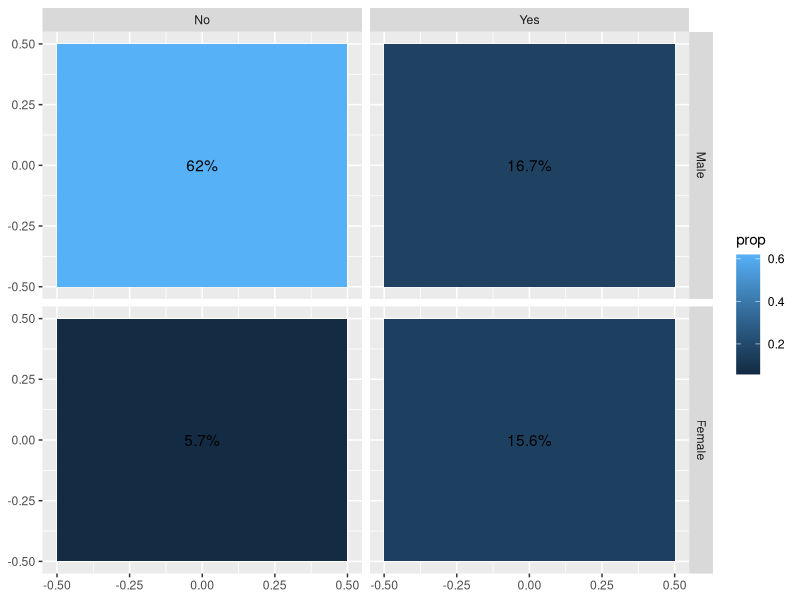
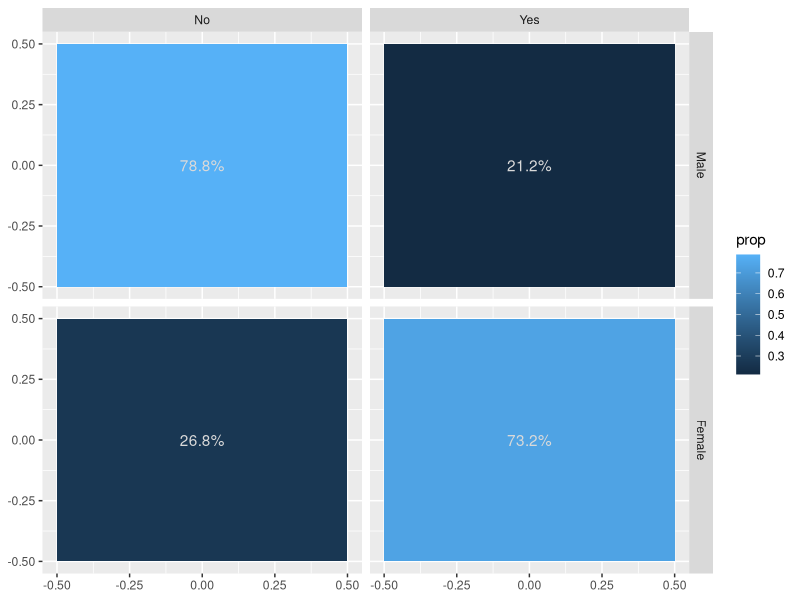
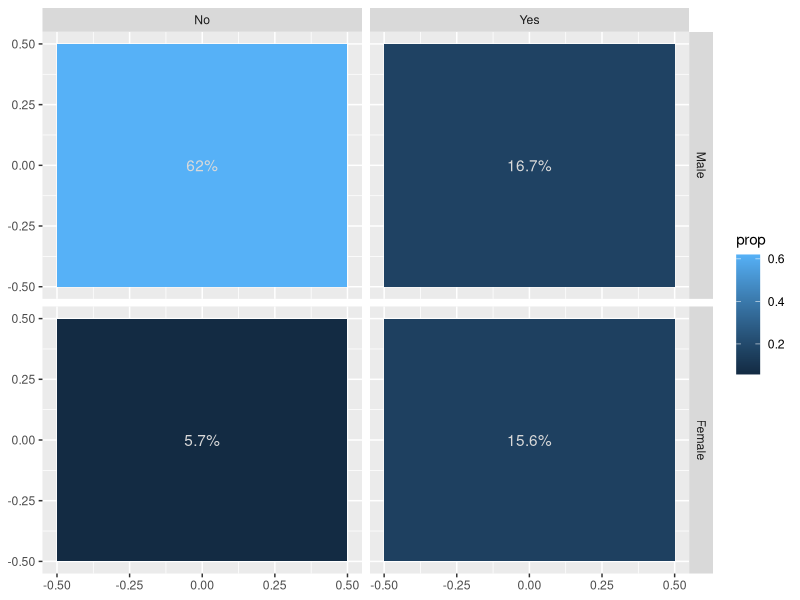
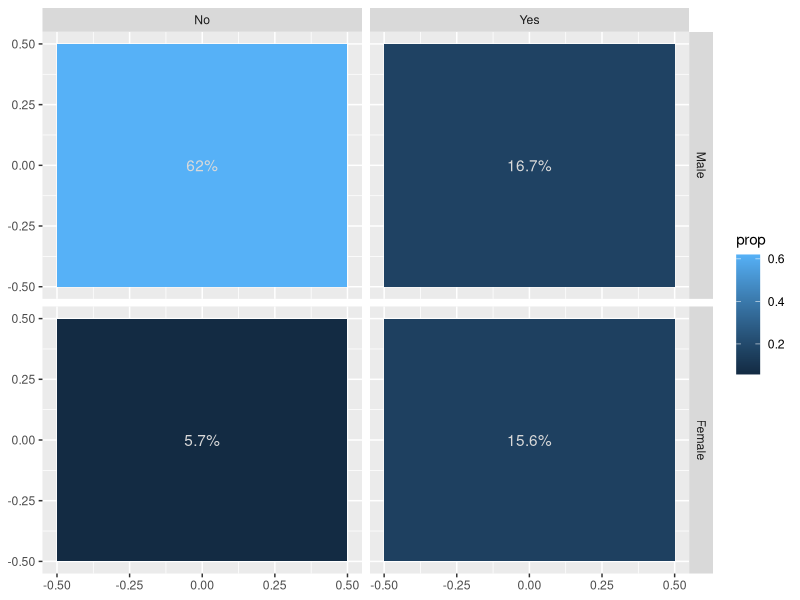
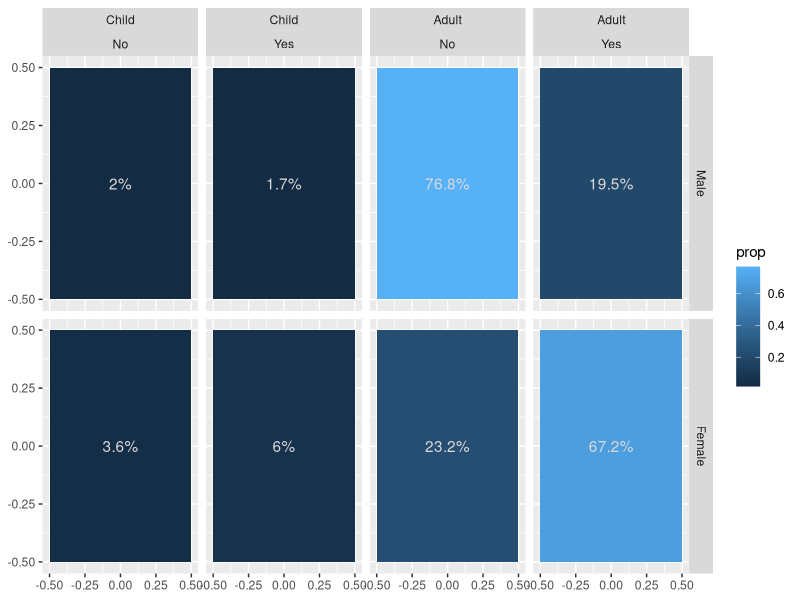
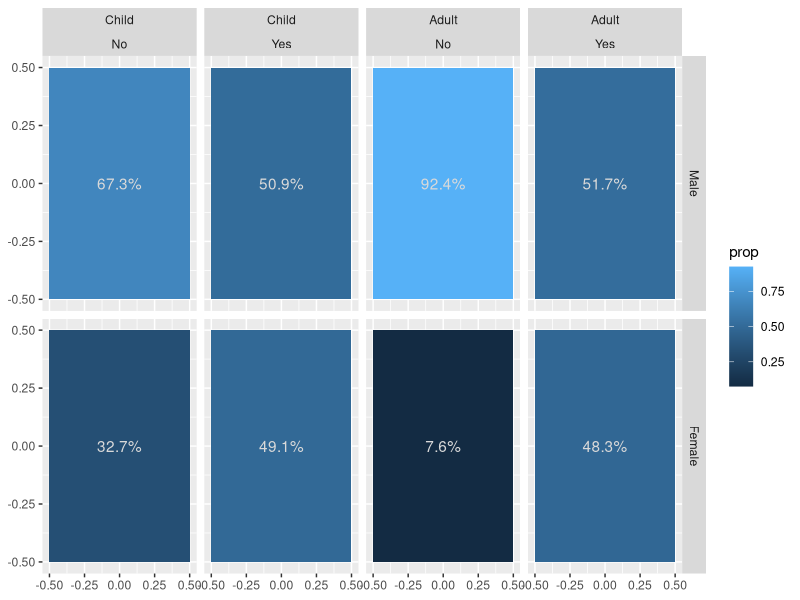
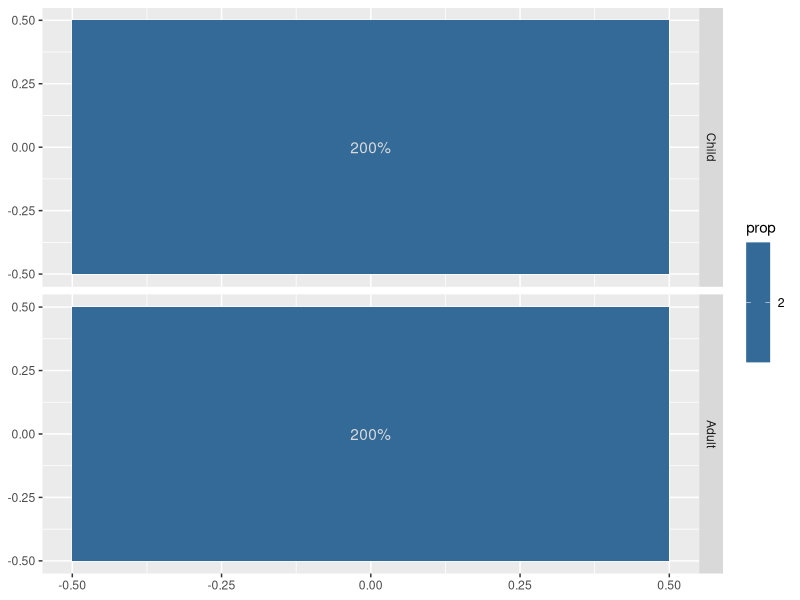

Reproduce these figures in R, in order.
## ---- chunk 1
knitr::opts_chunk$set(echo = TRUE)
options(tidyverse.quiet = TRUE)
## ---- chunk 2
library(tidyverse)



## ---- chunk 3
compute_layer_prop <- function(data = mtcars, ...){
  
  if(is.null(data$value)){data$value <- 1}
  
  global_sum <- sum(data$value)
  
  data %>% 
    group_by(PANEL) %>% 
    summarize(sum = sum(value)) %>% 
    mutate(prop = sum/global_sum) %>% 
    mutate(label = round(100 * prop, 1) %>% paste0("%")) %>% 
    mutate(x = 0, y = 0)

}

Titanic %>% 
  data.frame() %>%  
  uncount(Freq) %>% 
  group_by(Sex, Survived) %>% 
  mutate(cell = paste(Sex, Survived, sep = "-")) %>%  
  mutate(PANEL = paste(as.numeric(Sex), as.numeric(Survived), sep = "-")) %>%
  compute_layer_prop()

StatProp <- ggproto(`_class` = "StatProp",
                    `_inherit` = Stat,
                    compute_layer = compute_layer_prop)

Titanic %>% 
  data.frame() %>%  
  uncount(Freq) %>% 
  ggplot(aes(fill = after_stat(prop))) + 
  facet_grid(Sex ~ Survived) + 
  layer(geom = "tile", 
        stat = StatProp, 
        position = "identity") +
  layer(geom = "text", 
        stat = StatProp, 
        position = "identity")

layer_data()



## ---- chunk 4
Titanic %>% 
  data.frame() %>%  
  uncount(Freq) ->
tidy_titanic

tidy_titanic %>% 
  group_by(Sex) %>% 
  mutate(local_sum = n())

compute_layer_prop_within <- function(data = tidy_titanic, ...){
  
  if(is.null(data$value)){data$value <- 1}
  if(is.null(data$within)){data$within <- 1}
  if(is.null(data$wt)){data$wt <- 1}
  
  data$value <- data$value * data$wt
  
  data %>% 
    group_by(within) %>% 
    summarize(group_sum = sum(.data$value)) ->
  group_sum_df
  
  data %>% 
    left_join(group_sum_df) %>% 
    group_by(PANEL) %>% 
    summarize(sum = sum(.data$value),
              group_sum = mean(.data$group_sum)) %>% 
    mutate(prop = sum/group_sum) %>% 
    mutate(label = round(100 * prop, 1) %>% paste0("%")) %>% 
    mutate(x = 0, y = 0)

}
## ---- chunk 5
tidy_titanic %>% 
  mutate(within = Sex) %>% 
  # group_by(Sex, Survived, within) %>% 
  # mutate(PANEL = paste(Sex, Survived, sep = "-")) %>%  
  mutate(PANEL = paste(as.numeric(Sex), 
                       as.numeric(Survived), sep = "-")) %>%
  ungroup() %>% 
  compute_layer_prop_within()


StatPropwithin <- ggproto(`_class` = "StatPropwithin",
                    `_inherit` = Stat,
                    compute_layer = compute_layer_prop_within)

Titanic %>% 
  data.frame() %>%  
  uncount(Freq) %>% 
  ggplot() + 
  aes(within = Sex) + 
  facet_grid(Sex ~ Survived) + 
  aes(fill = after_stat(prop)) +
  layer(geom = "tile", 
        stat = StatPropwithin, 
        position = "identity") +
  layer(geom = "text", 
        stat = StatPropwithin, 
        position = "identity",
        params = list(color = "gray85")
        )

layer_data()

last_plot() + 
  aes(within = NULL)

last_plot() %+% 
  (Titanic %>% data.frame()) +
  aes(wt = Freq)

last_plot() + 
  facet_grid(rows = vars(Sex),
             cols = vars(Age, Survived)) +
  aes(within = Sex)

both <- paste


last_plot() +
  aes(within = both(Survived, Age))

layer_data()

last_plot() + 
  facet_grid(rows = vars(Age))

layer_data()

